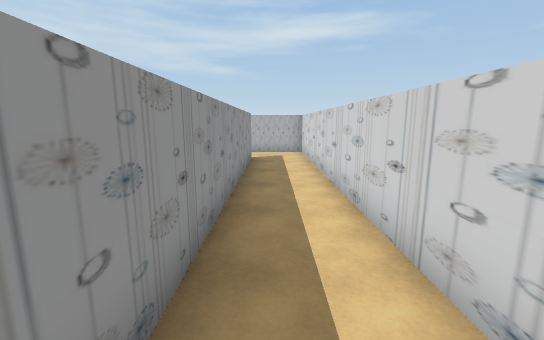
View 1 (above)

24 first-person views from a walk through a 3-D level made in the Unity game engine. The camera is 1.5 m above the floor, tilts 10° down and sees 90° across. The floor is counted in squares, 1 m on a side. Each view is taken from the middle of a square. On the plan, view 1 faces up. The plan holds only what a view shows up to about 14 squares ahead; the rest is blank.

View 2
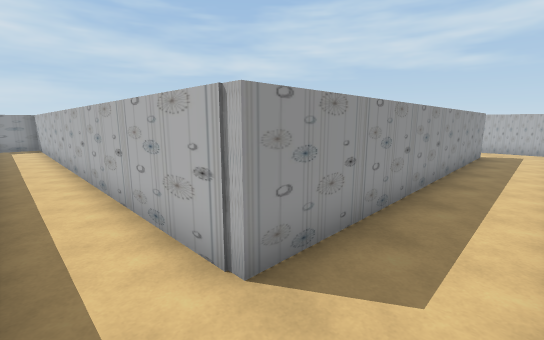

View 3
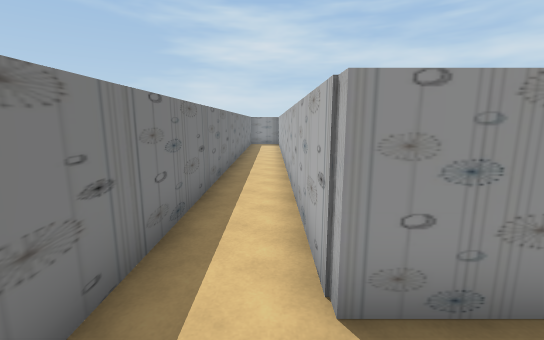

View 4
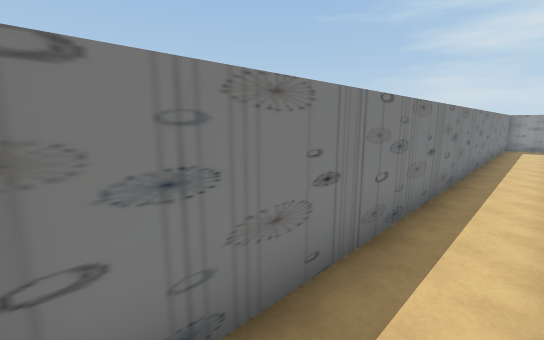

View 5
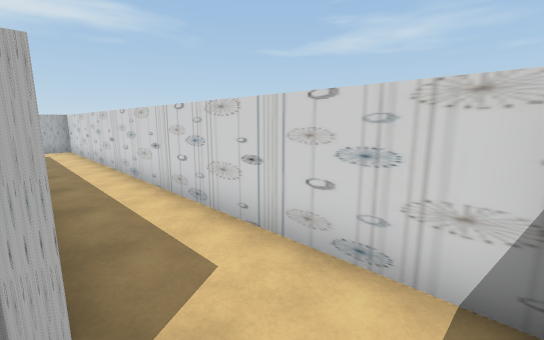

View 6
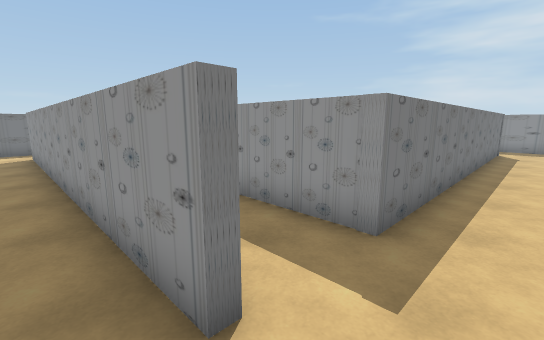

View 7
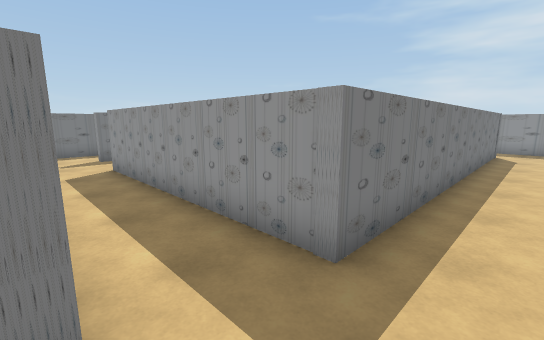

View 8
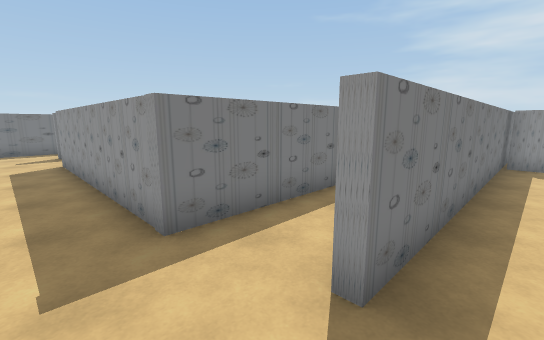

View 9
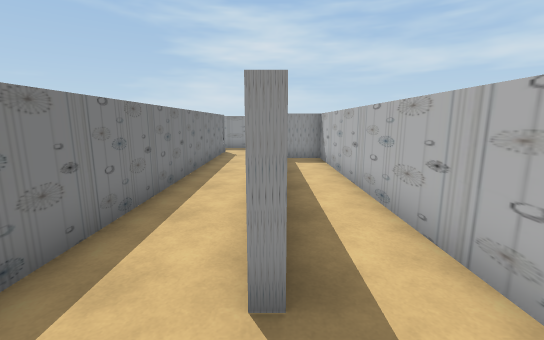

View 10
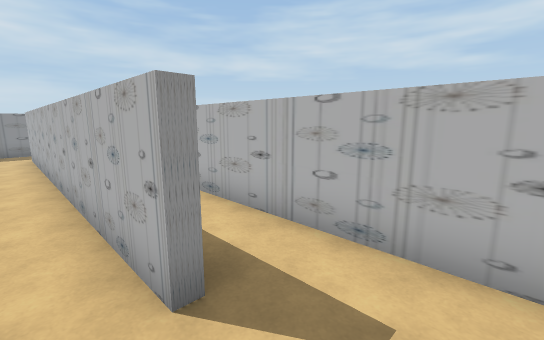

View 11
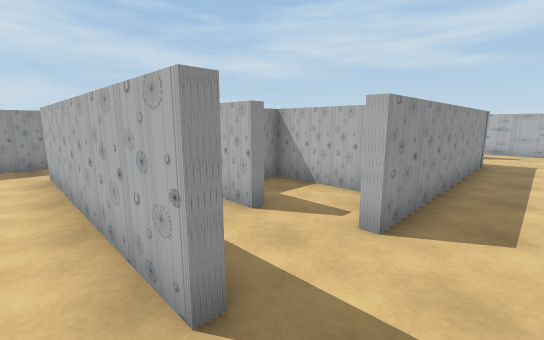

View 12
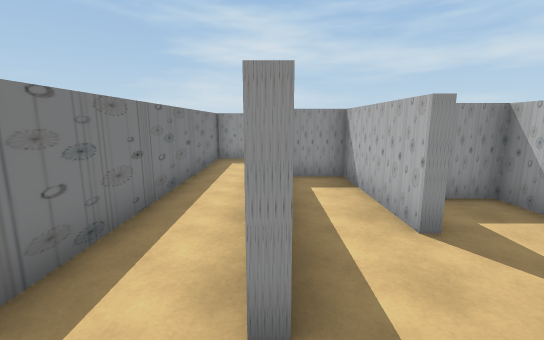

View 13
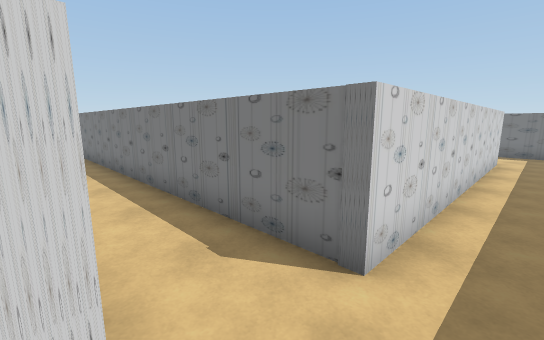

View 14
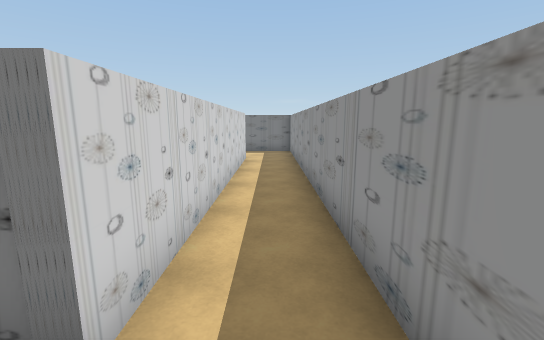

View 15
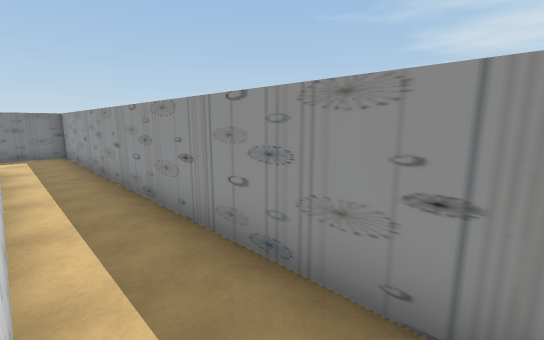

View 16
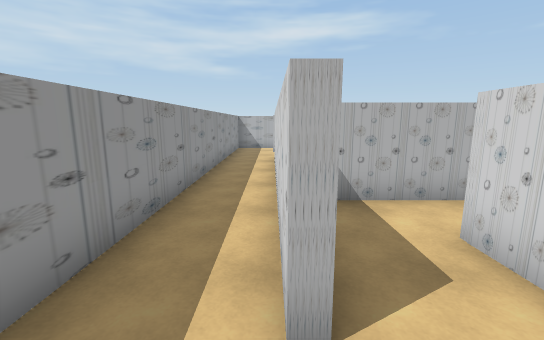

View 17
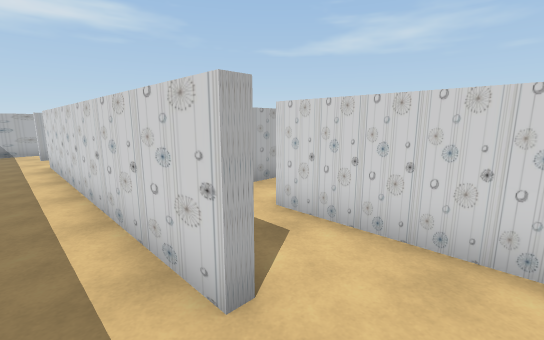

View 18
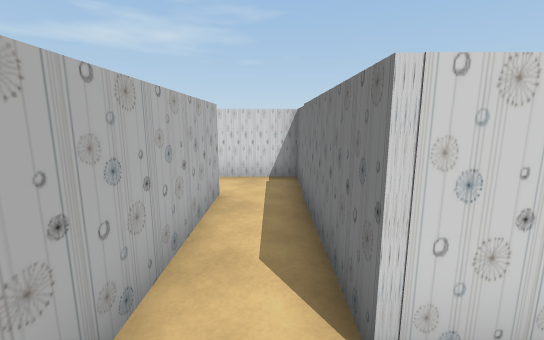

View 19
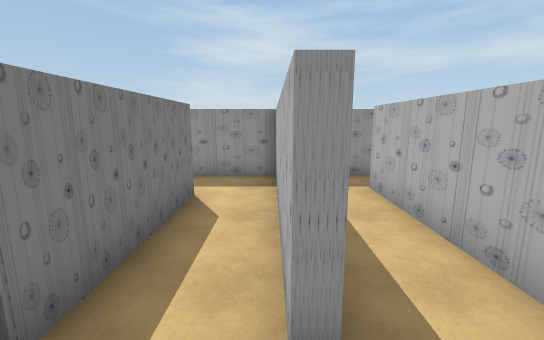

View 20
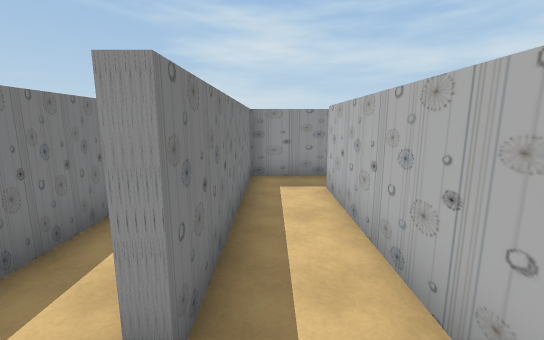

View 21
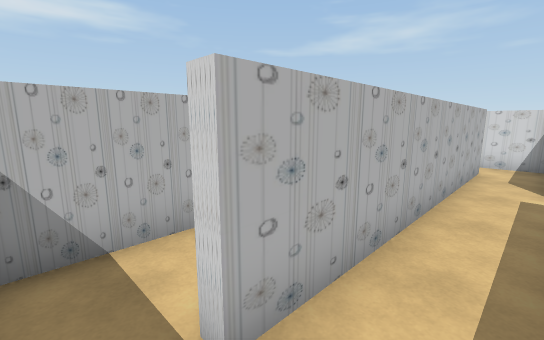

View 22
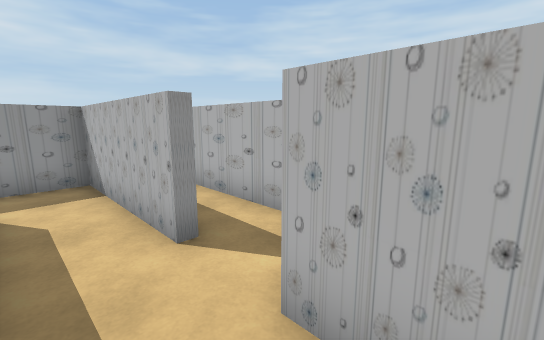

View 23
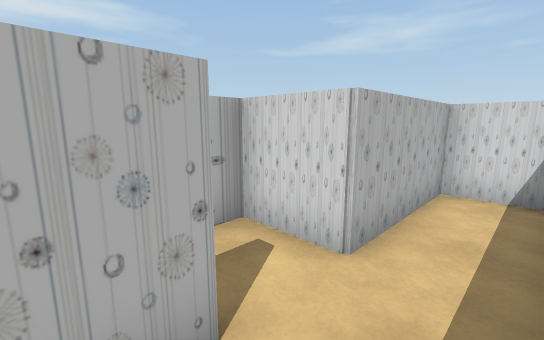

View 24
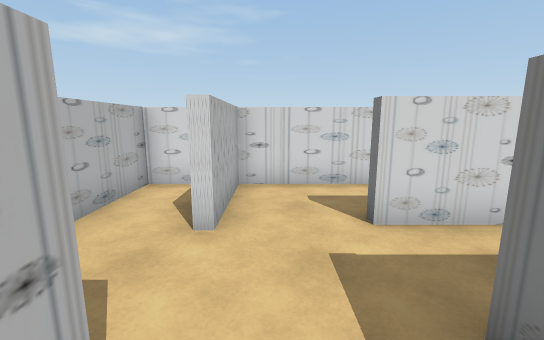

### Floor plan
Ten units are one square. View 1 is at (0, 0); x grows to the right and y downward. Boxes are objects, and circles mark ways between rooms. Rooms are numbered by the first view taken in them; rooms with no view inside come last. Other rooms are left out.
<svg viewBox="-185 -165 205 204">
<path fill="none" stroke="#000" d="M15 32 15 -138 -15 -138M-176 34 11 34M-12 -116 -9 -116 -9 15 -175 15M-180 18 -180 32M15 -149 15 -160 -134 -160 -134 -141M-139 -141 -39 -141M-39 -138 -160 -138M-154 -141 -139 -141M-158 -160 -171 -160M-12 -95 -12 -116M-180 -140 -180 12 -156 12M-41 -11 -36 -11 -36 -8M-155 -16 -159 -16 -159 -116 -34 -116 -34 -34M-36 -8 -112 -8M-132 -11 -132 12M-136 12 -19 12M-135 -14 -135 -34 -75 -34 -75 -46M-94 -51 -156 -51 -156 -28M-75 -46 -75 -55M-156 -64 -156 -54 -94 -54 -94 -51M-51 -73 -142 -73M-110 -94 -156 -94 -156 -64M-55 -79 -55 -94 -94 -94 -94 -113 -140 -113M-46 -55 -72 -55 -72 -44M-55 -30 -94 -30 -94 -15M-135 1 -135 -14"/>
<circle cx="-10" cy="-125" r="3" fill="#2a7"/>
<circle cx="-25" cy="-140" r="3" fill="#2a7"/>
<circle cx="-25" cy="-10" r="3" fill="#2a7"/>
<circle cx="-40" cy="-25" r="3" fill="#2a7"/>
<circle cx="-160" cy="-5" r="3" fill="#2a7"/>
<circle cx="-85" cy="-50" r="3" fill="#2a7"/>
<circle cx="-145" cy="-25" r="3" fill="#2a7"/>
<circle cx="-150" cy="-70" r="3" fill="#2a7"/>
<circle cx="-50" cy="-30" r="3" fill="#2a7"/>
<text x="-40" y="20">1</text>
<text x="-60" y="-150">2</text>
<text x="-90" y="-120">3</text>
<text x="-80" y="0">4</text>
<text x="-130" y="-40">5</text>
<text x="-110" y="-60">6</text>
<text x="-110" y="-90">7</text>
<text x="-50" y="-40">8</text>
<text x="-70" y="-20">9</text>
<text x="-150" y="-10">10</text>
</svg>
Room 1 opens to room 3. Room 2 opens to room 3. Room 3 opens to room 4. Room 3 opens to room 8. Room 3 opens to room 10. Room 5 opens to room 6. Room 5 opens to room 10. Room 6 opens to room 7. Room 8 opens to room 9.

Where each view was taken, in squares from view 1:
view 1: 0 up, 0 right, facing up
view 2: 3 down, 1 right, facing up-left
view 3: 2 down, 1 right, facing left
view 4: 2 down, 1 right, facing down-left
view 5: 3 down, 1 left, facing up-right
view 6: 13 up, 0 right, facing down-left
view 7: 13 up, 1 left, facing down-left
view 8: 15 up, 2 left, facing down-left
view 9: 14 up, 2 left, facing left
view 10: 13 up, 2 left, facing up-left
view 11: 0 up, 2 left, facing up-left
view 12: 1 up, 2 left, facing left
view 13: 14 up, 17 left, facing down-right
view 14: 13 up, 17 left, facing down
view 15: 13 up, 16 left, facing down-left
view 16: 0 up, 16 left, facing up
view 17: 0 up, 17 left, facing up-right
view 18: 4 up, 15 left, facing right
view 19: 5 up, 8 left, facing left
view 20: 6 up, 8 left, facing left
view 21: 6 up, 15 left, facing up-right
view 22: 8 up, 8 left, facing up-left
view 23: 8 up, 12 left, facing up-right
view 24: 13 up, 5 left, facing right
